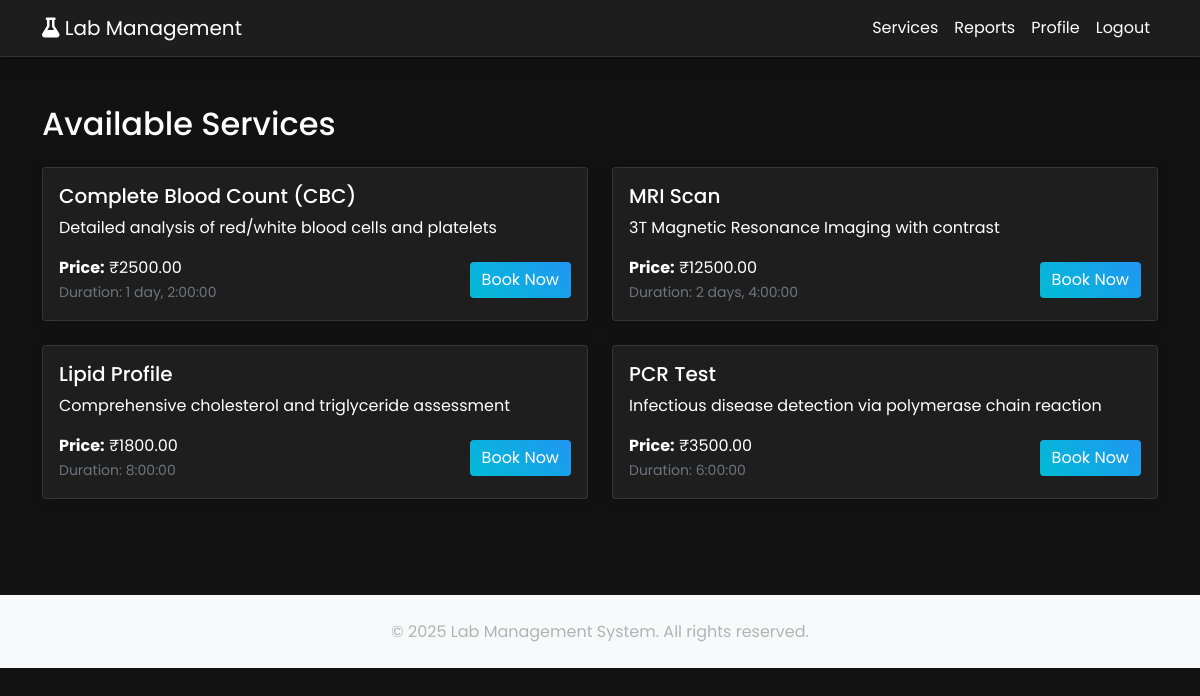
/services/ (signed in), run on the app's committed database.
### labapp/models.py (models this page shows, shortened)
class Service(models.Model):
    name = models.CharField(max_length=100)
    description = models.TextField()
    price = models.DecimalField(max_digits=10, decimal_places=2)
    duration = models.DurationField()
    is_active = models.BooleanField(default=True)
    category = models.CharField(max_length=50, choices=[
        ('blood', 'Blood Test'),
        ('urine', 'Urine Test'),
        ('imaging', 'Imaging'),
        ('other', 'Other'),
    ])
    preparation_instructions = models.TextField(blank=True)
    report_format = models.TextField(blank=True, help_text="JSON schema for report format")

### labapp/views.py (the view)
# urls.py: path('services/', views.service_list, name='service_list'),
@login_required
def service_list(request):
    query = request.GET.get('search', '')
    category = request.GET.get('category', '')
    services = Service.objects.filter(is_active=True)
    if query:
        services = services.filter(
            Q(name__icontains=query) |
            Q(description__icontains=query)
        )
    if category:
        services = services.filter(category=category)
    return render(request, 'labapp/service_list.html', {
        'services': services,
        'search_query': query,
        'selected_category': category
    })

### labapp/templates/labapp/service_list.html
{% extends 'base.html' %}
{% block content %}
<div class="container mt-4">
    <h2 class="mb-4">Available Services</h2>
    <div class="row">
        {% for service in services %}
            <div class="col-md-6 mb-4">
                <div class="card {% if not service.is_active %}bg-light{% endif %}">
                    <div class="card-body">
                        <h5 class="card-title">{{ service.name }}</h5>
                        <p class="card-text">{{ service.description }}</p>
                        <div class="d-flex justify-content-between align-items-center">
                            <div>
                                <p class="mb-0"><strong>Price:</strong> ₹{{ service.price }}</p>
                                <p class="mb-0"><small class="text-muted">Duration: {{ service.duration }}</small></p>
                            </div>
                            {% if service.is_active %}
                                <a href="{% url 'book_service' service.id %}" class="btn btn-primary">Book Now</a>
                            {% else %}
                                <button class="btn btn-secondary" disabled>Currently Unavailable</button>
                            {% endif %}
                        </div>
                    </div>
                </div>
            </div>
        {% empty %}
            <div class="col-12">
                <div class="alert alert-info">
                    No services are currently available.
                </div>
            </div>
        {% endfor %}
    </div>
</div>
{% endblock %}

### labapp/static/css/style.css (style rules this page uses)
:root { --primary-color: #00bcd4; --secondary-color: #2196f3; --danger-color: #f44336; --warning-color: #ffc107; --dark-color: #121212; --dark-secondary: #1e1e1e; --dark-tertiary: #2d2d2d; --text-primary: #ffffff; --text-secondary: #b3b3b3; --card-bg: #1e1e1e; }
body { font-family: 'Poppins', sans-serif; background-color: var(--dark-color); color: var(--text-primary); }
.card { background-color: var(--card-bg); border: 1px solid rgba(255, 255, 255, 0.1); transition: transform 0.3s ease, box-shadow 0.3s ease; box-shadow: 0 2px 15px rgba(0, 0, 0, 0.2); }
.btn { transition: all 0.3s ease; position: relative; overflow: hidden; }
.btn-primary { background: linear-gradient(45deg, var(--primary-color), var(--secondary-color)); border: none; }
.btn::after { content: ''; position: absolute; width: 100%; height: 100%; top: 0; left: -100%; background: linear-gradient(120deg, transparent, rgba(255,255,255,0.2), transparent); transition: all 0.5s ease; }

### data on the page
Service: name "Complete Blood Count (CBC)", description "Detailed analysis of red/white blood cells and platelets", price "2500.00", duration "1 day, 2:00:00", is_active "Book Now"
Service: name "MRI Scan", description "3T Magnetic Resonance Imaging with contrast", price "12500.00", duration "2 days, 4:00:00", is_active "Book Now"
Service: name "Lipid Profile", description "Comprehensive cholesterol and triglyceride assessment", price "1800.00", duration "8:00:00", is_active "Book Now"
Service: name "PCR Test", description "Infectious disease detection via polymerase chain reaction", price "3500.00", duration "6:00:00", is_active "Book Now"
